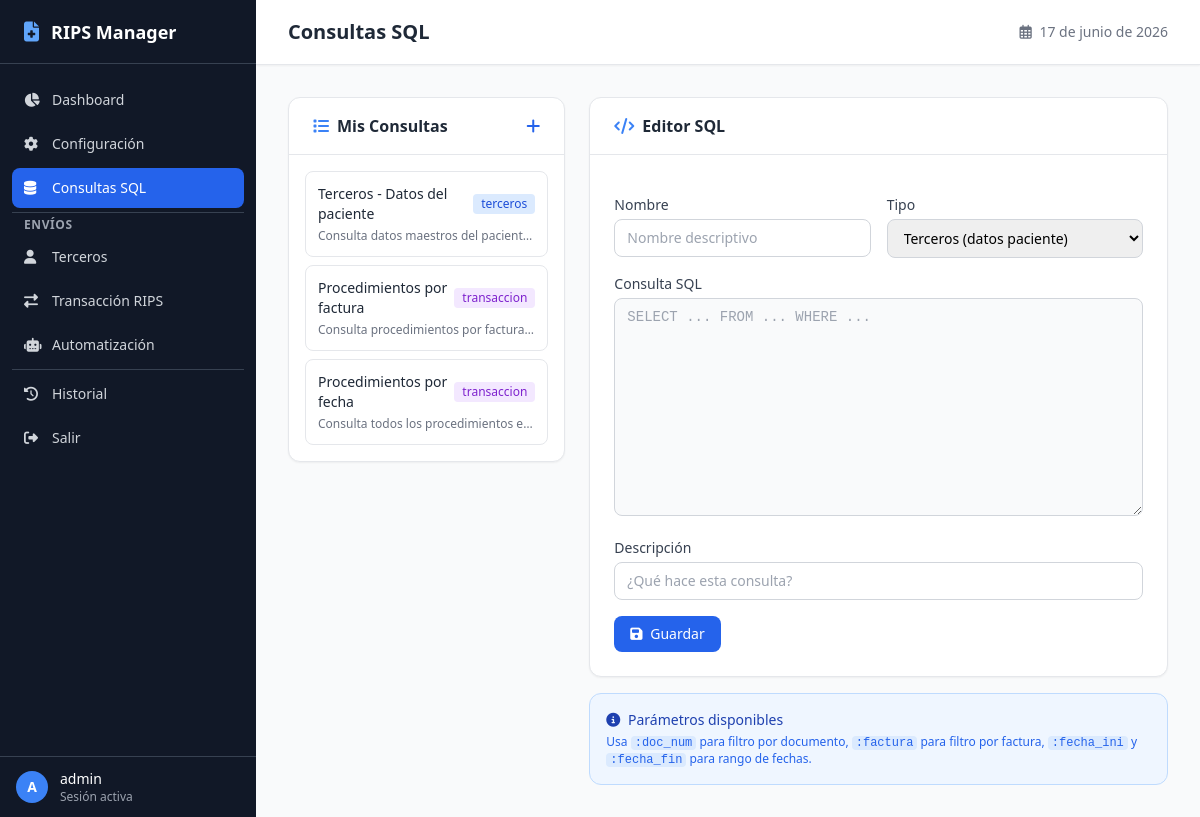
The page /queries (signed in) on the database its author committed.
### tables this page shows
CREATE TABLE queries (
            id INTEGER PRIMARY KEY AUTOINCREMENT,
            name TEXT NOT NULL,
            query_type TEXT NOT NULL CHECK(query_type IN ('terceros','transaccion')),
            query_text TEXT NOT NULL,
            description TEXT,
            created_at TEXT NOT NULL DEFAULT (datetime('now'))
        );

### app/routes/queries.py (the view)
@router.get("")
async def queries_page(request: Request, user: dict = Depends(get_current_user)):
    ensure_defaults()
    conn = get_connection()
    queries = conn.execute("SELECT * FROM queries ORDER BY query_type, name").fetchall()
    conn.close()
    return request.app.state.templates.TemplateResponse("queries.html", {
        "request": request, "user": user, "queries": queries
    })

### app/templates/queries.html (shortened to what this page needs)
{% extends "base.html" %}
{% block header %}Consultas SQL{% endblock %}
{% block content %}
<div class="grid grid-cols-1 lg:grid-cols-3 gap-6">
    <div class="lg:col-span-1">
        <div class="bg-white rounded-xl shadow-sm border border-gray-200">
            <div class="px-6 py-4 border-b border-gray-200 flex items-center justify-between">
                <h3 class="font-semibold text-gray-800"><i class="fas fa-list mr-2 text-blue-500"></i>Mis Consultas</h3>
                <button onclick="document.getElementById('modal-new-query').classList.remove('hidden')"
                    class="text-blue-600 hover:text-blue-800"><i class="fas fa-plus"></i></button>
            </div>
            <div class="p-4 space-y-2">
                {% for q in queries %}
                <div class="p-3 rounded-lg border border-gray-200 hover:border-blue-300 cursor-pointer"
                     onclick="editQuery({{ q.id }}, '{{ q.name }}', '{{ q.query_type }}', `{{ q.query_text|e }}`, `{{ q.description|e }}`)">
                    <div class="flex items-center justify-between">
                        <span class="font-medium text-sm text-gray-800">{{ q.name }}</span>
                        <span class="px-2 py-0.5 rounded text-xs font-medium {% if q.query_type == 'terceros' %}bg-blue-100 text-blue-700{% else %}bg-purple-100 text-purple-700{% endif %}">
                            {{ q.query_type }}
                        </span>
                    </div>
                    <p class="text-xs text-gray-500 mt-1 truncate">{{ q.description or 'Sin descripción' }}</p>
                </div>
                {% endfor %}
            </div>
        </div>
    </div>
    <div class="lg:col-span-2">
        <div class="bg-white rounded-xl shadow-sm border border-gray-200">
            <div class="px-6 py-4 border-b border-gray-200">
                <h3 class="font-semibold text-gray-800"><i class="fas fa-code mr-2 text-blue-500"></i>Editor SQL</h3>
            </div>
            <div class="p-6">
                <form method="POST" action="/queries/create" class="space-y-4">
                    <div class="grid grid-cols-2 gap-4">
                        <div>
                            <label class="block text-sm font-medium text-gray-700 mb-1">Nombre</label>
                            <input type="text" name="name" id="q_name" required
                                class="w-full px-3 py-2 border border-gray-300 rounded-lg text-sm" placeholder="Nombre descriptivo">
                        </div>
                        <div>
                            <label class="block text-sm font-medium text-gray-700 mb-1">Tipo</label>
                            <select name="query_type" id="q_type"
                                class="w-full px-3 py-2 border border-gray-300 rounded-lg text-sm">
                                <option value="terceros">Terceros (datos paciente)</option>
                            </select>
                        </div>
                    </div>
                    <div>
                        <label class="block text-sm font-medium text-gray-700 mb-1">Consulta SQL</label>
                        <textarea name="query_text" id="q_text" rows="10" required
                            class="w-full px-3 py-2 border border-gray-300 rounded-lg text-sm font-mono bg-gray-50"
                            placeholder="SELECT ... FROM ... WHERE ..."></textarea>
                    </div>
                    <div>
                        <label class="block text-sm font-medium text-gray-700 mb-1">Descripción</label>
                        <input type="text" name="description" id="q_desc"
                            class="w-full px-3 py-2 border border-gray-300 rounded-lg text-sm"
                            placeholder="¿Qué hace esta consulta?">
                    </div>
                    <div class="flex space-x-3">
                        <button type="submit"
                            class="px-4 py-2 bg-blue-600 hover:bg-blue-700 text-white rounded-lg text-sm font-medium">
                            <i class="fas fa-save mr-1"></i> Guardar
                        </button>
                    </div>
                </form>
            </div>
        </div>
        <div class="mt-4 bg-blue-50 rounded-xl border border-blue-200 p-4">
            <h4 class="text-sm font-medium text-blue-800"><i class="fas fa-info-circle mr-1"></i> Parámetros disponibles</h4>
            <p class="text-xs text-blue-600 mt-1">
                Usa <code class="bg-blue-100 px-1 rounded">:doc_num</code> para filtro por documento,
                <code class="bg-blue-100 px-1 rounded">:factura</code> para filtro por factura,
                <code class="bg-blue-100 px-1 rounded">:fecha_ini</code> y <code class="bg-blue-100 px-1 rounded">:fecha_fin</code> para rango de fechas.
            </p>
        </div>
    </div>
</div>
{% endblock %}

### app/templates/base.html (shortened to what this page needs)
<!DOCTYPE html>
<html lang="es" class="h-full bg-gray-50">
<head>
    <script src="https://cdn.tailwindcss.com"></script>
    <link rel="stylesheet" href="https://cdnjs.cloudflare.com/ajax/libs/font-awesome/6.5.1/css/all.min.css">
</head>
<body class="h-full">
    <div class="min-h-full">
        {% if user %}
        <div class="fixed inset-y-0 left-0 w-64 bg-gray-900 text-white z-30">
            <div class="flex items-center h-16 px-6 border-b border-gray-700">
                <i class="fas fa-file-medical text-blue-400 text-xl mr-3"></i>
                <span class="font-bold text-lg">RIPS Manager</span>
            </div>
            <nav class="mt-4 px-3 space-y-1">
                <a href="/dashboard" class="flex items-center px-3 py-2.5 rounded-lg text-sm font-medium {% if request.url.path == '/dashboard' %}bg-blue-600 text-white{% else %}text-gray-300 hover:bg-gray-700{% endif %}">
                    <i class="fas fa-chart-pie w-5 mr-2"></i> Dashboard
                </a>
                <a href="/config" class="flex items-center px-3 py-2.5 rounded-lg text-sm font-medium {% if request.url.path == '/config' %}bg-blue-600 text-white{% else %}text-gray-300 hover:bg-gray-700{% endif %}">
                    <i class="fas fa-cog w-5 mr-2"></i> Configuración
                </a>
                <a href="/queries" class="flex items-center px-3 py-2.5 rounded-lg text-sm font-medium {% if request.url.path == '/queries' %}bg-blue-600 text-white{% else %}text-gray-300 hover:bg-gray-700{% endif %}">
                    <i class="fas fa-database w-5 mr-2"></i> Consultas SQL
                </a>
                <hr class="my-3 border-gray-700">
                <p class="px-3 text-xs font-semibold text-gray-400 uppercase tracking-wider">Envíos</p>
                <a href="/terceros" class="flex items-center px-3 py-2.5 rounded-lg text-sm font-medium {% if request.url.path == '/terceros' %}bg-blue-600 text-white{% else %}text-gray-300 hover:bg-gray-700{% endif %}">
                    <i class="fas fa-user w-5 mr-2"></i> Terceros
                </a>
                <a href="/transaccion" class="flex items-center px-3 py-2.5 rounded-lg text-sm font-medium {% if request.url.path == '/transaccion' %}bg-blue-600 text-white{% else %}text-gray-300 hover:bg-gray-700{% endif %}">
                    <i class="fas fa-exchange-alt w-5 mr-2"></i> Transacción RIPS
                </a>
                <a href="/automation" class="flex items-center px-3 py-2.5 rounded-lg text-sm font-medium {% if request.url.path == '/automation' %}bg-blue-600 text-white{% else %}text-gray-300 hover:bg-gray-700{% endif %}">
                    <i class="fas fa-robot w-5 mr-2"></i> Automatización
                </a>
                <hr class="my-3 border-gray-700">
                <a href="/logs" class="flex items-center px-3 py-2.5 rounded-lg text-sm font-medium {% if request.url.path == '/logs' %}bg-blue-600 text-white{% else %}text-gray-300 hover:bg-gray-700{% endif %}">
                    <i class="fas fa-history w-5 mr-2"></i> Historial
                </a>
                <a href="/auth/logout" class="flex items-center px-3 py-2.5 rounded-lg text-sm font-medium text-gray-300 hover:bg-gray-700">
                    <i class="fas fa-sign-out-alt w-5 mr-2"></i> Salir
                </a>
            </nav>
            <div class="absolute bottom-0 left-0 right-0 px-4 py-3 border-t border-gray-700">
                <div class="flex items-center">
                    <div class="w-8 h-8 bg-blue-500 rounded-full flex items-center justify-center text-sm font-bold">
                        {{ user.username[0]|upper }}
                    </div>
                    <div class="ml-3">
                        <p class="text-sm font-medium text-white">{{ user.username }}</p>
                        <p class="text-xs text-gray-400">Sesión activa</p>
                    </div>
                </div>
            </div>
        </div>
        <div class="pl-64">
            <header class="bg-white shadow-sm border-b border-gray-200">
                <div class="flex items-center justify-between h-16 px-8">
                    <h1 class="text-xl font-semibold text-gray-800">{% block header %}Dashboard{% endblock %}</h1>
                    <div class="flex items-center space-x-4">
                        <span class="text-sm text-gray-500">
                            <i class="far fa-calendar-alt mr-1"></i>
                        </span>
                    </div>
                </div>
            </header>
            <main class="p-8">
                {% block content %}{% endblock %}
            </main>
        </div>
        {% else %}
        <main>
            {% block auth_content %}{% endblock %}
        </main>
        {% endif %}
    </div>
</body>
</html>

### rows shown on the page
queries: name "Terceros - Datos del paciente", query_type "terceros", description "Consulta datos maestros del pacient…"
queries: name "Procedimientos por factura", query_type "transaccion", description "Consulta procedimientos por factura…"
queries: name "Procedimientos por fecha", query_type "transaccion", description "Consulta todos los procedimientos e…"

### other values the page prints
{{ user.username[0]|upper }} "A"
{{ user.username }} "admin"
